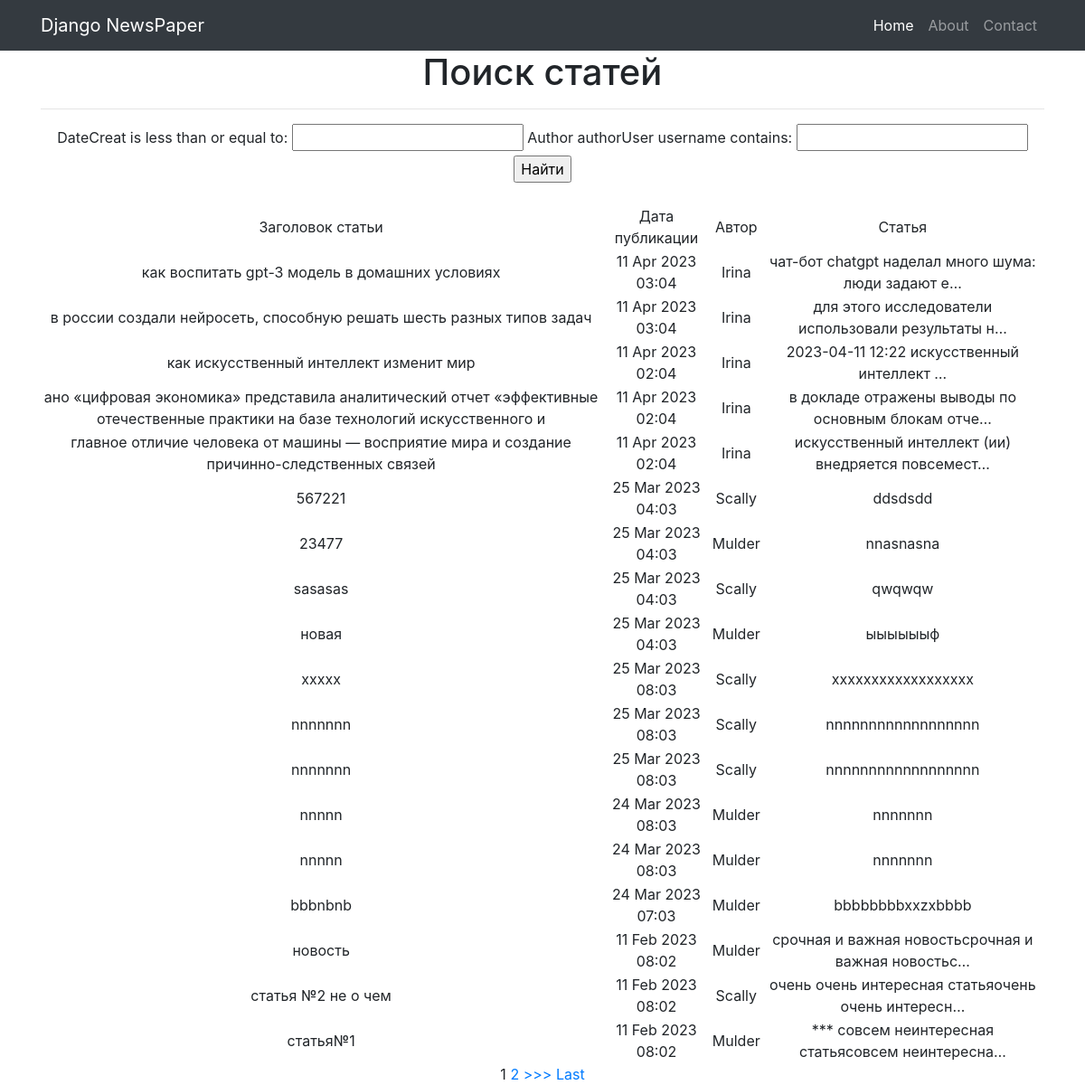
The app's page /news/search/ with its own data.
### news/models.py (models this page shows, shortened)
class Post(models.Model):
    author = models.ForeignKey(Author, on_delete=models.CASCADE)
    NEWS = 'NW'
    ARTICLE = 'AR'
    CATEGORY_CHOICES = (
        (NEWS, 'Новость'),
        (ARTICLE, 'Статаья'),
    )
    categoryType = models.CharField(max_length=2, choices=CATEGORY_CHOICES, default=ARTICLE)
    dateCreat = models.DateTimeField(auto_now_add=True)
    category = models.ManyToManyField(Category, through='PostCategory')
    title = models.CharField(max_length=128)
    text = models.TextField()
    rating = models.SmallIntegerField(default=0)

class Author(models.Model):
    authorUser = models.OneToOneField(User, on_delete=models.CASCADE)
    ratingAuthor = models.SmallIntegerField(default=0)

### news/views.py (the view)
# urls.py: path('search/', SearchNews.as_view()),
class SearchNews(ListView):
    model = Post  # указываем модель, объекты которой мы будем выводить
    template_name = 'search.html'  # указываем имя шаблона, в котором будет лежать HTML, в нём будут все инструкции о том, как именно пользователю должны вывестись наши объекты
    context_object_name = 'news'  # это имя списка, в котором будут лежать все объекты, его надо указать, чтобы обратиться к самому списку объектов через HTML-шаблон
    queryset = Post.objects.order_by('-dateCreat')
    paginate_by = 1 # постраничный вывод в один элемент
    def get_context_data(self, **kwargs):
        context= super().get_context_data(**kwargs)
        context['filter'] = NewsFilter(self.request.GET, queryset=self.get_queryset())
        return context

### news/templatetags/censor_filters.py (called while the page is built)
@register.filter(name='censor') # регистрируем наш фильтр под именем censor, чтоб django понимал, что это именно фильтр, а не простая функция
def censor(testText):
    for word in bad_words:
        testText = testText.lower().replace(word.lower(), '***') # ищем в переданном тексте слова из списка bad_words и меняем их на ***
    return testText

### templates/search.html (shortened to what this page needs)
{% extends 'flatpages/default.html' %}
{% load censor_filters %}
{% block content %}
<h1>Поиск статей</h1>
<hr>
    {% if news %}
        <form method="GET">
            {{ filter.form }}
            <input type="submit" value="Найти">
        </form>
        <br>
        <table>
            <tr>
                <td>
                    Заголовок статьи
                </td>
                <td>
                    Дата публикации
                </td>
                <td>
                    Автор
                </td>
                <td>
                    Статья
                </td>
            </tr>
        {% for new in filter.qs %}
            <tr>
                <td>
                    {{ new.title|censor }}
                </td>
                <td>
                    {{ new.dateCreat|date:'d M Y h:m' }}
                </td>
                <td>
                    {{ new.author.authorUser}}
                </td>
                <td>
                    {{ new.text|censor|truncatechars:50 }}
                </td>
            </tr>
        {% endfor %}
        </table>
        {% if is_paginated %}
            {% for num in page_obj.paginator.page_range %}
                {% if page_obj.number == num %}
                    <a>{{ num }}</a>
                {% elif num > page_obj.number|add:'-2' and num < page_obj.number|add:'2' %}
                    <a href="?page={{ num }}">{{ num }}</a>
                {% endif %}
            {% endfor %}
            {% if page_obj.has_next %}
                <a href="?page={{ page_obj.next_page_number }}">>>></a>
                <a href="?page={{ page_obj.paginator.num_pages }}">Last</a>
            {% endif %}
    {% endif %}
{% endif %}
{% endblock content %}

### templates/flatpages/default.html (shortened to what this page needs)
{% load static %}
<!DOCTYPE html>
<html lang="en">
<head>
  <link href="{% static 'vendor/bootstrap/css/bootstrap.min.css' %}" rel="stylesheet">
 </head>
<body>
  <nav class="navbar navbar-expand-lg navbar-dark bg-dark static-top">
    <div class="container">
      <a class="navbar-brand" href="#">Django NewsPaper</a>
      <div class="collapse navbar-collapse" id="navbarResponsive">
        <ul class="navbar-nav ml-auto">
          <li class="nav-item active">
            <a class="nav-link" href="#">Home
            </a>
          </li>
          <li class="nav-item">
            <a class="nav-link" href="/about/">About</a>
          </li>
          <li class="nav-item">
            <a class="nav-link" href="/contacts/">Contact</a>
          </li>
        </ul>
      </div>
    </div>
  </nav>
  <div class="container">
    <div class="row">
      <div class="col-lg-12 text-center">
       {% block content %}{% endblock content %}
      </div>
    </div>
  </div>
</body>
</html>

### records on screen
Post: title|censor "как воспитать gpt-3 модель в домашних условиях", dateCreat "11 Apr 2023 03:04", author.authorUser "Irina", text|censor "чат-бот chatgpt наделал много шума: люди задают е…"
Post: title|censor "в россии создали нейросеть, способную решать шесть разных типов задач", dateCreat "11 Apr 2023 03:04", author.authorUser "Irina", text|censor "для этого исследователи использовали результаты н…"
Post: title|censor "как искусственный интеллект изменит мир", dateCreat "11 Apr 2023 02:04", author.authorUser "Irina", text|censor "2023-04-11 12:22 искусственный интеллект …"
Post: title|censor "ано «цифровая экономика» представила аналитический отчет «эффективные отечественные практики на базе технологий искусственного и", dateCreat "11 Apr 2023 02:04", author.authorUser "Irina", text|censor "в докладе отражены выводы по основным блокам отче…"
Post: title|censor "главное отличие человека от машины — восприятие мира и создание причинно-следственных связей", dateCreat "11 Apr 2023 02:04", author.authorUser "Irina", text|censor "искусственный интеллект (ии) внедряется повсемест…"
Post: title|censor "567221", dateCreat "25 Mar 2023 04:03", author.authorUser "Scally", text|censor "ddsdsdd"
Post: title|censor "23477", dateCreat "25 Mar 2023 04:03", author.authorUser "Mulder", text|censor "nnasnasna"
Post: title|censor "sasasas", dateCreat "25 Mar 2023 04:03", author.authorUser "Scally", text|censor "qwqwqw"
Post: title|censor "новая", dateCreat "25 Mar 2023 04:03", author.authorUser "Mulder", text|censor "ыыыыыыф"
Post: title|censor "xxxxx", dateCreat "25 Mar 2023 08:03", author.authorUser "Scally", text|censor "xxxxxxxxxxxxxxxxxx"
Post: title|censor "nnnnnnn", dateCreat "25 Mar 2023 08:03", author.authorUser "Scally", text|censor "nnnnnnnnnnnnnnnnnn"
Post: title|censor "nnnnnnn", dateCreat "25 Mar 2023 08:03", author.authorUser "Scally", text|censor "nnnnnnnnnnnnnnnnnn"
Post: title|censor "nnnnn", dateCreat "24 Mar 2023 08:03", author.authorUser "Mulder", text|censor "nnnnnnn"
Post: title|censor "nnnnn", dateCreat "24 Mar 2023 08:03", author.authorUser "Mulder", text|censor "nnnnnnn"
Post: title|censor "bbbnbnb", dateCreat "24 Mar 2023 07:03", author.authorUser "Mulder", text|censor "bbbbbbbbxxzxbbbb"
Post: title|censor "новость", dateCreat "11 Feb 2023 08:02", author.authorUser "Mulder", text|censor "срочная и важная новостьсрочная и важная новостьс…"
Post: title|censor "статья №2 не о чем", dateCreat "11 Feb 2023 08:02", author.authorUser "Scally", text|censor "очень очень интересная статьяочень очень интересн…"
Post: title|censor "статья№1", dateCreat "11 Feb 2023 08:02", author.authorUser "Mulder", text|censor "*** совсем неинтересная статьясовсем неинтересна…"

### other values on screen
{{ num }} "1"
{{ num }} "2"
